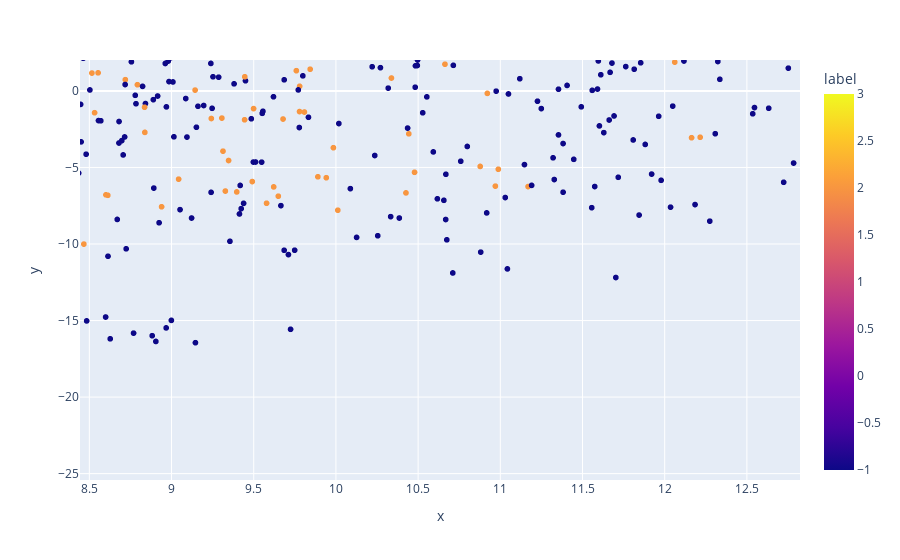

Here is the notebook cell this chart was saved with:
### Code cell
import plotly.offline as py
import plotly.express as px

fig = px.scatter(p, x="x", y="y", hover_name="headline", color = "label", size_max=60)
fig.update_layout(
     height=1200)

### Figure 1 — Plotly figure (JSON) as saved in the notebook; plotly's stock layout.template omitted (floating-point values rounded to 4 significant figures; data arrays with more than 128 entries replaced by an {"elided": "..."} marker saying what was removed)
{"data": [{"hovertemplate": "<b>%{hovertext}</b><br><br>x=%{x}<br>y=%{y}<br>label=%{marker.color}<extra></extra>", "hovertext": {"elided": "5000 str values"}, "legendgroup": "", "marker": {"color": {"elided": "5000 int values"}, "coloraxis": "coloraxis", "symbol": "circle"}, "mode": "markers", "name": "", "showlegend": false, "type": "scattergl", "x": {"elided": "5000 float values"}, "xaxis": "x", "y": {"elided": "5000 float values"}, "yaxis": "y"}], "layout": {"autosize": true, "coloraxis": {"colorbar": {"title": {"text": "label"}}, "colorscale": [[0, "#0d0887"], [0.1111, "#46039f"], [0.2222, "#7201a8"], [0.3333, "#9c179e"], [0.4444, "#bd3786"], [0.5556, "#d8576b"], [0.6667, "#ed7953"], [0.7778, "#fb9f3a"], [0.8889, "#fdca26"], [1, "#f0f921"]]}, "legend": {"tracegroupgap": 0}, "margin": {"t": 60}, "xaxis": {"anchor": "y", "autorange": false, "domain": [0, 1], "range": [8.443, 12.82], "title": {"text": "x"}, "type": "linear"}, "yaxis": {"anchor": "x", "autorange": false, "domain": [0, 1], "range": [-25.42, 2.019], "title": {"text": "y"}, "type": "linear"}}}
